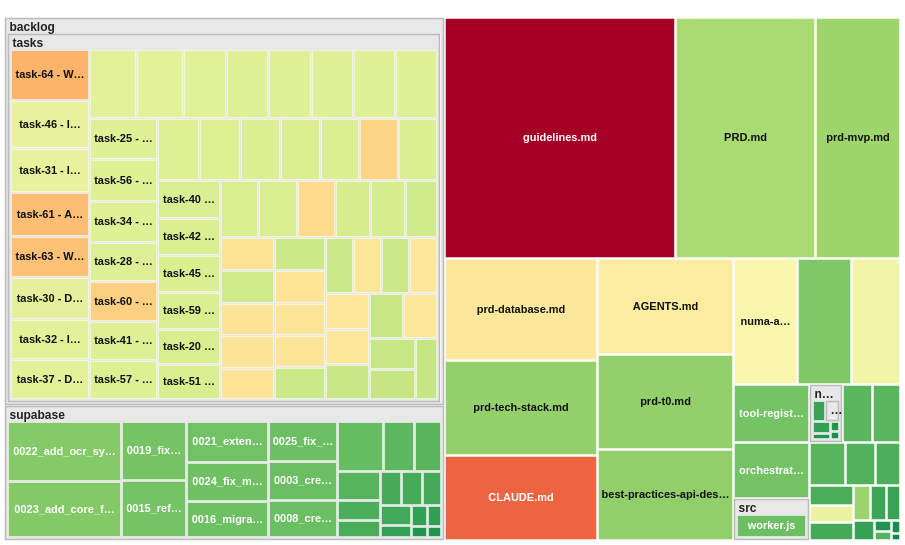

Vega-Lite specification stored for this chart:
### Vega specification from a JSON file in a GitHub repository (floating-point values rounded to 4 significant figures; data arrays with more than 128 entries replaced by an {"elided": "..."} marker saying what was removed)
{"$schema": "https://vega.github.io/schema/vega/v5.json", "description": "Code Hotspot Map — numa-backend", "width": 900, "height": 540, "padding": 2.5, "autosize": "none", "data": [{"name": "tree", "values": {"elided": "134 records"}, "transform": [{"type": "stratify", "key": "id", "parentKey": "parent"}, {"type": "treemap", "field": "loc", "sort": {"field": "value", "order": "descending"}, "round": true, "method": "squarify", "ratio": 1.618, "size": [{"signal": "width"}, {"signal": "height"}], "paddingInner": 2, "paddingTop": 16, "paddingOuter": 3}]}, {"name": "leaves", "source": "tree", "transform": [{"type": "filter", "expr": "!datum.children"}]}, {"name": "dirs", "source": "tree", "transform": [{"type": "filter", "expr": "datum.depth > 0 && datum.children"}]}], "scales": [{"name": "color", "type": "linear", "domain": {"data": "leaves", "field": "hotspot_score"}, "range": {"scheme": "redyellowgreen"}, "reverse": true, "zero": true}], "legends": [{"fill": "color", "title": "Risk (changes × log LOC)", "type": "gradient", "orient": "right", "gradientLength": 200, "gradientThickness": 14, "titleFontSize": 11, "labelFontSize": 10, "titleLimit": 200}], "marks": [{"type": "rect", "from": {"data": "dirs"}, "encode": {"enter": {"x": {"field": "x0"}, "y": {"field": "y0"}, "x2": {"field": "x1"}, "y2": {"field": "y1"}, "fill": {"value": "#e8e8e8"}, "stroke": {"value": "#bbb"}, "strokeWidth": {"value": 1.5}}}}, {"type": "text", "from": {"data": "dirs"}, "encode": {"enter": {"x": {"field": "x0", "offset": 4}, "y": {"field": "y0", "offset": 12}, "text": {"field": "name"}, "fontSize": {"value": 12}, "fontWeight": {"value": "bold"}, "fill": {"value": "#222"}, "clip": {"value": true}, "limit": {"signal": "datum.x1 - datum.x0 - 8"}}}}, {"type": "rect", "from": {"data": "leaves"}, "encode": {"enter": {"x": {"field": "x0"}, "y": {"field": "y0"}, "x2": {"field": "x1"}, "y2": {"field": "y1"}, "fill": {"scale": "color", "field": "hotspot_score"}, "tooltip": {"signal": "{'File': datum.id, 'Lines of Code': datum.loc, 'Changes': datum.changes, 'Main Author': datum.primary_author, 'Risk Score': datum.hotspot_score}"}}, "update": {"stroke": {"value": "white"}, "strokeWidth": {"value": 0.5}, "fillOpacity": {"value": 1}}, "hover": {"stroke": {"value": "#222"}, "strokeWidth": {"value": 2}, "fillOpacity": {"value": 0.85}, "cursor": {"value": "pointer"}}}}, {"type": "text", "from": {"data": "leaves"}, "encode": {"enter": {"x": {"signal": "(datum.x0 + datum.x1) / 2"}, "y": {"signal": "(datum.y0 + datum.y1) / 2"}, "text": {"signal": "(datum.x1 - datum.x0 > 55 && datum.y1 - datum.y0 > 20) ? datum.name : ''"}, "align": {"value": "center"}, "baseline": {"value": "middle"}, "fontSize": {"value": 11}, "fill": {"signal": "luminance(scale('color', datum.hotspot_score)) > 0.5 ? '#111' : '#fff'"}, "fontWeight": {"value": "bold"}, "clip": {"value": true}, "limit": {"signal": "datum.x1 - datum.x0 - 6"}}}}]}
